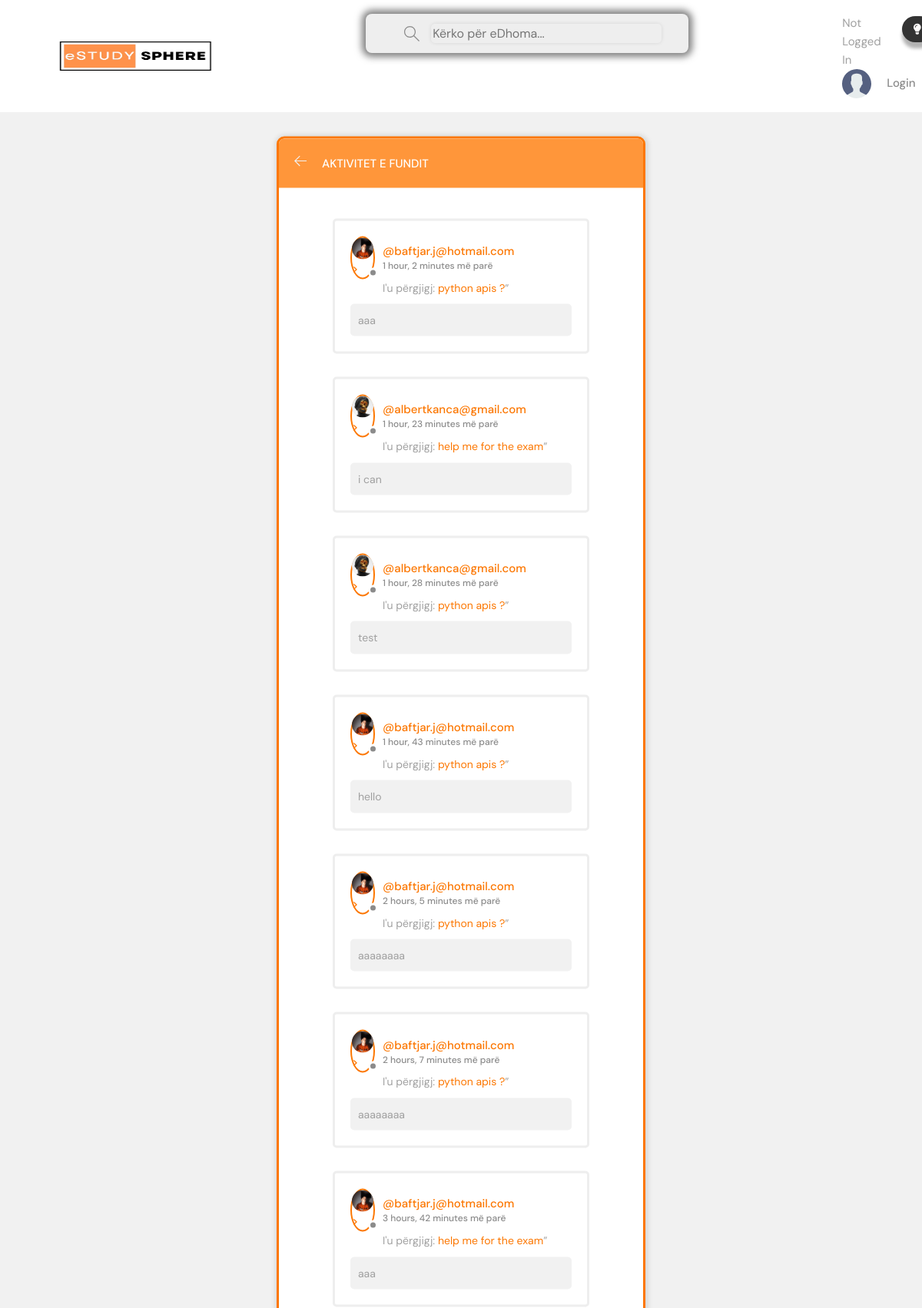
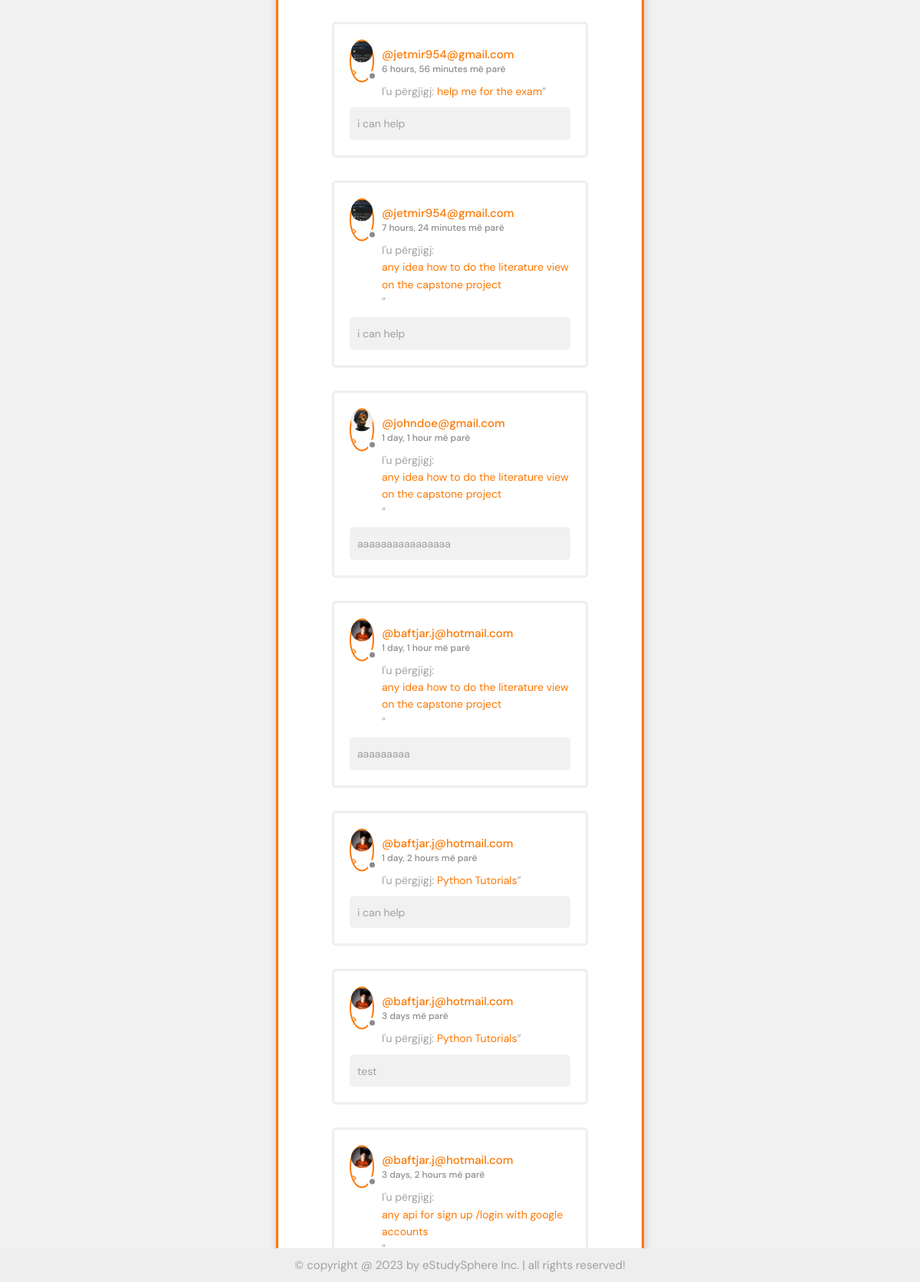
The page /activity/ on the database its author committed (2 pictures, top to bottom).
### base/models.py (models this page shows, shortened)
class Message(models.Model):
     user = models.ForeignKey(User, on_delete=models.CASCADE)
     room = models.ForeignKey(Room, on_delete=models.CASCADE)
     body = models.TextField()
     updated = models.DateTimeField(auto_now=True)
     created = models.DateTimeField(auto_now_add=True)
     class Meta:
         ordering = ['-updated', '-created'] # order the newest rooms first

class User(AbstractUser):
    name = models.CharField(max_length=200, null=True)
    email = models.EmailField(unique=True, null=True)
    bio = models.TextField(null=True)
    avatar = models.ImageField(null=True, default="avatar.svg")
    USERNAME_FIELD = 'email'
    REQUIRED_FIELDS = []

class Room(models.Model):
     host = models.ForeignKey(User, on_delete=models.SET_NULL, null=True)
     topic = models.ForeignKey(Topic, on_delete=models.SET_NULL, null=True)
     name = models.CharField(max_length=200)
     description = models.TextField(null=True, blank=True)
     entrants = models.ManyToManyField(User, related_name='entrants', blank=True)
     updated = models.DateTimeField(auto_now=True)
     created = models.DateTimeField(auto_now_add=True)
     class Meta:
         ordering = ['-updated', '-created'] # order the newest rooms first
     def __str__(self):
         return self.name

### base/views.py (the view)
# urls.py: path('activity/', views.activityPage, name="activity"),
def activityPage(request):
    roommessages = Message.objects.all()
    return render(request, 'base/activity.html', {'roommessages': roommessages})

### base/templates/base/activity.html (shortened to what this page needs)
{% extends 'main.html' %}
{% block content %}
    <main class="layout">
      <div class="container">
        <div class="layout__box">
          <div class="layout__boxHeader">
            <div class="layout__boxTitle">
              <a href="{% url 'home' %}">
                <svg version="1.1" xmlns="http://www.w3.org/2000/svg" width="32" height="32" viewBox="0 0 32 32">
                  <title>arrow-left</title>
                  <path
                    d="M13.723 2.286l-13.723 13.714 13.719 13.714 1.616-1.611-10.96-10.96h27.625v-2.286h-27.625l10.965-10.965-1.616-1.607z"
                  ></path>
                </svg>
              </a>
              <h3>Aktivitet e Fundit</h3>
            </div>
          </div>
          <div class="activities-page layout__body">
            {% for message in roommessages %}
    <div class="activities__box">
      <div class="activities__boxHeader roomListRoom__header">
        <a href="{% url 'user-profile' message.user.id %}" class="roomListRoom__author">
          <div class="avatar avatar--small {% if request.user == message.user %}active{% endif %}">
            <img src="{{message.user.avatar.url}}" />>
          </div>
          <p>
            @{{message.user}}
            <span>{{message.created|timesince}} më parë</span>
          </p>
        </a>
      </div>
      <div class="activities__boxContent">
        <p>I'u përgjigj: <a href="{% url 'room' message.room.id %} ">{{message.room}}</a>”</p>
        <div class="activities__boxRoomContent">
            {{message.body}}
        </div>
      </div>
    </div>
    {% endfor %}
          </div>
        </div>
      </div>
    </main>
{% endblock content %}

### static/styles/style.css (style rules this page uses)
:root { --color-main: #fc7702; --color-main-light: #f1f1f1; --color-dark: #ffffff; --color-dark1: #ffffff; --color-dark-medium: #eeeeee; --color-dark-light: #FF963A; --color-light: #979797; --color-gray: #8b8b8b; --color-light-gray: #a0a0a0; --color-bg: #f1f1f1; --color-success: #5dd693; --color-error: #fc4b0b; --color-very-dark: #7b7a7a; --color-main1: #fc7702; }
* { font-family: "DM Sans", -apple-system, BlinkMacSystemFont, "Segoe UI", Roboto, Oxygen, Ubuntu, Cantarell, "Open Sans", "Helvetica Neue", sans-serif; margin: 0; padding: 0; box-sizing: border-box; text-rendering: optimizeLegibility; font-size: inherit; }
html { font-size: 56.25%; }
@media only screen and (min-width: 1200px) { html { font-size: 62.5%; } }
body { line-height: 1.6; font-weight: 400; font-size: 1.5rem; color: var(--color-light-gray); background-color: var(--color-bg); min-height: 100vh; }
img { width: 100%; }
a { display: inline-block; color: var(--color-main); text-decoration: none; }
.container { max-width: 140rem; width: 90%; margin: auto; }
.avatar { position: relative; display: inline-block; border-radius: 50%; border: 2px solid var(--color-main); }
.avatar img { display: block; border-radius: 50%; object-fit: cover; object-position: center; }
.avatar::after { content: ""; display: block; position: absolute; background-color: var(--color-gray); z-index: 111; border-radius: 50%; border: 0.3rem solid var(--color-dark); }
.avatar.avatar--small img { width: 2.8rem; height: 2.8rem; }
.avatar.avatar--small:after { width: 0.7rem; height: 0.7rem; bottom: 0px; right: -6px; }
.layout { margin-top: 4rem; }
.layout > .container { display: flex; justify-content: space-between; align-items: flex-start; }
.layout__box { border: 3px solid var(--color-main); width: 90%; max-width: 48rem; min-height: 20rem; position: absolute; top: 50%; left: 50%; transform: translate(-50%, -46%); background-color: var(--color-dark); border-radius: 1rem; box-shadow: 1px 1px 6px 3px rgba(0, 0, 0, 0.1); overflow: hidden; }
.layout__boxHeader { display: flex; padding: 2rem; background-color: var(--color-dark-light); }
.layout__boxTitle { display: flex; gap: 2rem; align-items: center; }
.layout__boxTitle h3 { text-transform: uppercase; font-weight: 500; color: var(--color-dark); }
.layout__boxTitle svg { width: 1.6rem; height: 1.6rem; fill: var(--color-main-light); }
.layout__body { margin: 4rem; }
.roomListRoom__header { display: flex; justify-content: space-between; align-items: center; }
.roomListRoom__author { font-weight: 500; display: flex; align-items: center; gap: 1rem; }
.activities__box { margin: 3rem; padding: 2rem; border: 3px solid var(--color-dark-medium); border-radius: 5px; }
.activities__boxHeader p { font-size: 1.5rem; line-height: 1.4; }
.activities__boxHeader p span { color: var(--color-gray); font-size: 1.2rem; display: block; }
.activities__boxContent { margin-left: 4.2rem; }
.activities__boxContent { font-size: 1.4rem; }
.activities__boxRoomContent { background: var(--color-bg); padding: 1rem; border-radius: 5px; margin-top: 1rem; margin-left: -4.2rem; }

### rows shown on the page
Message: user.avatar (picture), user "baftjar.j@hotmail.com", created "1 hour, 2 minutes", room "python apis ?", body "aaa"
Message: user.avatar (picture), user "albertkanca@gmail.com", created "1 hour, 23 minutes", room "help me for the exam", body "i can"
Message: user.avatar (picture), user "albertkanca@gmail.com", created "1 hour, 28 minutes", room "python apis ?", body "test"
Message: user.avatar (picture), user "baftjar.j@hotmail.com", created "1 hour, 43 minutes", room "python apis ?", body "hello"
Message: user.avatar (picture), user "baftjar.j@hotmail.com", created "2 hours, 5 minutes", room "python apis ?", body "aaaaaaaa"
Message: user.avatar (picture), user "baftjar.j@hotmail.com", created "2 hours, 7 minutes", room "python apis ?", body "aaaaaaaa"
Message: user.avatar (picture), user "baftjar.j@hotmail.com", created "3 hours, 42 minutes", room "help me for the exam", body "aaa"
Message: user.avatar (picture), user "jetmir954@gmail.com", created "6 hours, 56 minutes", room "help me for the exam", body "i can help"
Message: user.avatar (picture), user "jetmir954@gmail.com", created "7 hours, 24 minutes", room "any idea how to do the literature view on the capstone project", body "i can help"
Message: user.avatar (picture), user "johndoe@gmail.com", created "1 day, 1 hour", room "any idea how to do the literature view on the capstone project", body "aaaaaaaaaaaaaaaa"
Message: user.avatar (picture), user "baftjar.j@hotmail.com", created "1 day, 1 hour", room "any idea how to do the literature view on the capstone project", body "aaaaaaaaa"
Message: user.avatar (picture), user "baftjar.j@hotmail.com", created "1 day, 2 hours", room "Python Tutorials", body "i can help"
Message: user.avatar (picture), user "baftjar.j@hotmail.com", created "3 days", room "Python Tutorials", body "test"
Message: user.avatar (picture), user "baftjar.j@hotmail.com", created "3 days, 2 hours", room "any api for sign up /login with google accounts"
